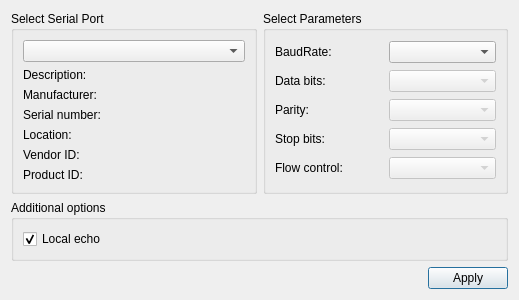
<?xml version="1.0" encoding="UTF-8"?>
<ui version="4.0">
 <class>SettingsDialog</class>
 <widget class="QDialog" name="SettingsDialog">
  <property name="geometry">
   <rect>
    <x>0</x>
    <y>0</y>
    <width>519</width>
    <height>290</height>
   </rect>
  </property>
  <property name="windowTitle">
   <string>Settings</string>
  </property>
  <property name="windowIcon">
   <iconset resource="terminal.qrc">
    <normaloff>:/images/AG-logo.png</normaloff>:/images/AG-logo.png</iconset>
  </property>
  <layout class="QGridLayout" name="gridLayout_3">
   <item row="0" column="1">
    <widget class="QGroupBox" name="parametersBox">
     <property name="title">
      <string>Select Parameters</string>
     </property>
     <layout class="QGridLayout" name="gridLayout_2">
      <item row="0" column="0">
       <widget class="QLabel" name="baudRateLabel">
        <property name="text">
         <string>BaudRate:</string>
        </property>
       </widget>
      </item>
      <item row="0" column="1">
       <widget class="QComboBox" name="baudRateBox">
        <property name="enabled">
         <bool>true</bool>
        </property>
       </widget>
      </item>
      <item row="1" column="0">
       <widget class="QLabel" name="dataBitsLabel">
        <property name="text">
         <string>Data bits:</string>
        </property>
       </widget>
      </item>
      <item row="1" column="1">
       <widget class="QComboBox" name="dataBitsBox">
        <property name="enabled">
         <bool>false</bool>
        </property>
       </widget>
      </item>
      <item row="2" column="0">
       <widget class="QLabel" name="parityLabel">
        <property name="text">
         <string>Parity:</string>
        </property>
       </widget>
      </item>
      <item row="2" column="1">
       <widget class="QComboBox" name="parityBox">
        <property name="enabled">
         <bool>false</bool>
        </property>
       </widget>
      </item>
      <item row="3" column="0">
       <widget class="QLabel" name="stopBitsLabel">
        <property name="text">
         <string>Stop bits:</string>
        </property>
       </widget>
      </item>
      <item row="3" column="1">
       <widget class="QComboBox" name="stopBitsBox">
        <property name="enabled">
         <bool>false</bool>
        </property>
       </widget>
      </item>
      <item row="4" column="0">
       <widget class="QLabel" name="flowControlLabel">
        <property name="text">
         <string>Flow control:</string>
        </property>
       </widget>
      </item>
      <item row="4" column="1">
       <widget class="QComboBox" name="flowControlBox">
        <property name="enabled">
         <bool>false</bool>
        </property>
       </widget>
      </item>
     </layout>
    </widget>
   </item>
   <item row="0" column="0">
    <widget class="QGroupBox" name="selectBox">
     <property name="title">
      <string>Select Serial Port</string>
     </property>
     <layout class="QGridLayout" name="gridLayout">
      <item row="0" column="0">
       <widget class="QComboBox" name="serialPortInfoListBox"/>
      </item>
      <item row="1" column="0">
       <widget class="QLabel" name="descriptionLabel">
        <property name="text">
         <string>Description:</string>
        </property>
       </widget>
      </item>
      <item row="2" column="0">
       <widget class="QLabel" name="manufacturerLabel">
        <property name="text">
         <string>Manufacturer:</string>
        </property>
       </widget>
      </item>
      <item row="3" column="0">
       <widget class="QLabel" name="serialNumberLabel">
        <property name="text">
         <string>Serial number:</string>
        </property>
       </widget>
      </item>
      <item row="4" column="0">
       <widget class="QLabel" name="locationLabel">
        <property name="text">
         <string>Location:</string>
        </property>
       </widget>
      </item>
      <item row="5" column="0">
       <widget class="QLabel" name="vidLabel">
        <property name="text">
         <string>Vendor ID:</string>
        </property>
       </widget>
      </item>
      <item row="6" column="0">
       <widget class="QLabel" name="pidLabel">
        <property name="text">
         <string>Product ID:</string>
        </property>
       </widget>
      </item>
     </layout>
    </widget>
   </item>
   <item row="2" column="0" colspan="2">
    <layout class="QHBoxLayout" name="horizontalLayout">
     <item>
      <spacer name="horizontalSpacer">
       <property name="orientation">
        <enum>Qt::Horizontal</enum>
       </property>
       <property name="sizeHint" stdset="0">
        <size>
         <width>96</width>
         <height>20</height>
        </size>
       </property>
      </spacer>
     </item>
     <item>
      <widget class="QPushButton" name="applyButton">
       <property name="text">
        <string>Apply</string>
       </property>
      </widget>
     </item>
    </layout>
   </item>
   <item row="1" column="0" colspan="2">
    <widget class="QGroupBox" name="additionalOptionsGroupBox">
     <property name="title">
      <string>Additional options</string>
     </property>
     <layout class="QVBoxLayout" name="verticalLayout">
      <item>
       <widget class="QCheckBox" name="localEchoCheckBox">
        <property name="text">
         <string>Local echo</string>
        </property>
        <property name="checked">
         <bool>true</bool>
        </property>
       </widget>
      </item>
     </layout>
    </widget>
   </item>
  </layout>
 </widget>
 <resources>
  <include location="terminal.qrc"/>
 </resources>
 <connections/>
</ui>
